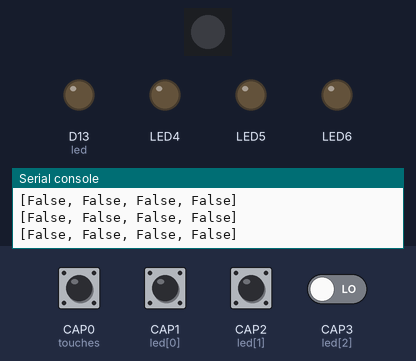
A program run on a simulated CircuitPython board. Shown: 1 RGB LEDs in strip order, left to right, output pins drawn as LEDs (lit = HIGH), the last lines printed to the serial console. The test bench sets the inputs (shaded band); at power-on: CAP0 (touches), CAP1 (led[0]), CAP2 (led[1]), CAP3 (led[2]) LOW. USB keyboard and mouse output is not drawn; touch pads read as touched when driven HIGH; pins used as bus, display or sensor lines are not drawn.

Above: at 2.2 s.
2.3 s: CAP1 (led[0]) pulled HIGH for 0.15 s
At 2.42 s:
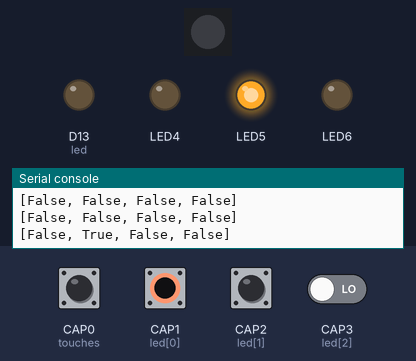
4.0 s: CAP2 (led[1]) pulled HIGH for 0.15 s
At 4.9 s:
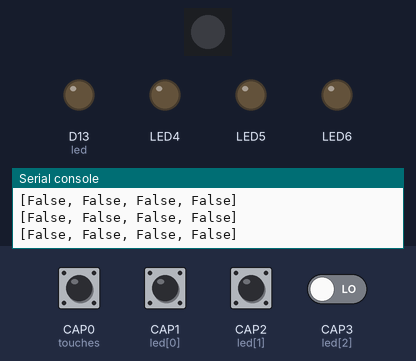
5.6 s: CAP0 (touches) pulled HIGH for 0.15 s
At 7.0 s:
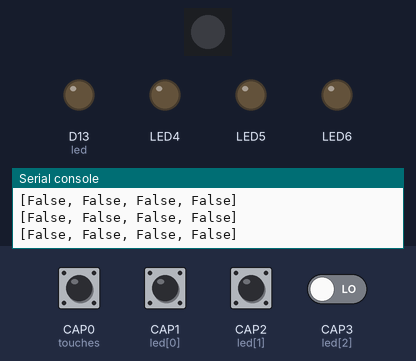
8.8 s: CAP0 (touches) driven HIGH and CAP2 (led[1]) driven HIGH
At 9.8 s:
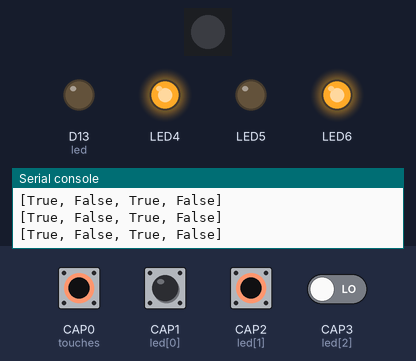
10.3 s: CAP1 (led[0]) pulled HIGH for 1 s
At 10.7 s:
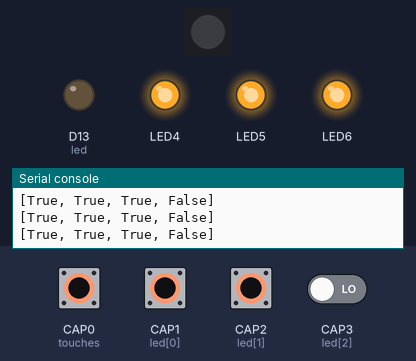
Timing chart, 0 to 13.3 s (numbered marks = the images above; inputs shaded):
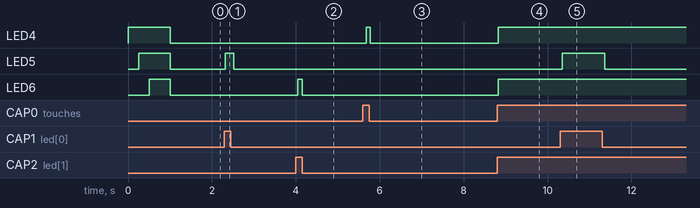

Measured:
- after the input at 2.3 s, LED5: LOW → HIGH at once, → LOW 0.20 s later
- after the input at 4.0 s, LED6: LOW → HIGH after 0.05 s, → LOW 0.10 s later
- after the input at 5.6 s, LED4: LOW → HIGH after 0.07 s, → LOW 0.10 s later
- after the input at 8.8 s, LED4, LED6: LOW → HIGH at once
- after the input at 10.3 s, LED5: LOW → HIGH after 0.05 s, → LOW 1.0 s later

The program:

code.py
```python
import os
import board
from digitalio import DigitalInOut, Direction
import time
import touchio
import busio
from adafruit_hid.keyboard import Keyboard
from adafruit_hid.keycode import Keycode
from adafruit_hid.keyboard_layout_us import KeyboardLayoutUS
from adafruit_hid.consumer_control import ConsumerControl
from adafruit_hid.consumer_control_code import ConsumerControlCode

# Set this to True to turn the touchpads into a keyboard
ENABLE_KEYBOARD = True

WINDOWS = "W"
MAC = "M"
LINUX = "L"  # and Chrome OS

# Set your computer type to one of the above
OS = WINDOWS

# Used if we do HID output, see below
if ENABLE_KEYBOARD:
    kbd = Keyboard()
    layout = KeyboardLayoutUS(kbd)

led = DigitalInOut(board.D13)
led.direction = Direction.OUTPUT

touches = [DigitalInOut(board.CAP0)]
for p in (board.CAP1, board.CAP2, board.CAP3):
    touches.append(touchio.TouchIn(p))

leds = []
for p in (board.LED4, board.LED5, board.LED6, board.LED7):
    led = DigitalInOut(p)
    led.direction = Direction.OUTPUT
    led.value = True
    time.sleep(0.25)
    leds.append(led)
for led in leds:
    led.value = False

cap_touches = [False, False, False, False]

# Setup SPI for DotStar
spi = busio.SPI(board.APA102_SCK, MOSI=board.APA102_MOSI)
while not spi.try_lock():
    pass
spi.configure(baudrate=4000000)

# Create a bytearray to store the frame
frame = bytearray(12)
# Start frame is all zeros
frame[0:4] = bytes([0, 0, 0, 0])
# LED frame starts with 111 (brightness control) and ends with the RGB values
frame[4:8] = bytes([0xFF, 0, 0, 0])
# End frame is all ones
frame[8:12] = bytes([0xFF, 0xFF, 0xFF, 0xFF])
# Send the frame to the DotStar LED
spi.write(frame)
# Unlock the SPI now that we're done
spi.unlock()

# ... Rest of your code ...
def read_caps():
    t0_count = 0
    t0 = touches[0]
    t0.direction = Direction.OUTPUT
    t0.value = True
    t0.direction = Direction.INPUT
    # funky idea but we can 'diy' the one non-hardware captouch device by hand
    # by reading the drooping voltage on a tri-state pin.
    t0_count = t0.value + t0.value + t0.value + t0.value + t0.value + \
               t0.value + t0.value + t0.value + t0.value + t0.value + \
               t0.value + t0.value + t0.value + t0.value + t0.value
    cap_touches[0] = t0_count > 2
    cap_touches[1] = touches[1].raw_value > 3000
    cap_touches[2] = touches[2].raw_value > 3000
    cap_touches[3] = touches[3].raw_value > 3000
    return cap_touches

def type_alt_code(code):
    kbd.press(Keycode.ALT)
    for c in str(code):
        if c == '0':
            keycode = Keycode.KEYPAD_ZERO
        elif '1' <= c <= '9':
            keycode = Keycode.KEYPAD_ONE + ord(c) - ord('1')
        else:
            raise RuntimeError("Only number codes permitted!")
        kbd.press(keycode)
        kbd.release(keycode)
    kbd.release_all()

cc = ConsumerControl()

while True:
    caps = read_caps()
    print(caps)
    # light up the matching LED
    for i,c in enumerate(caps):
        leds[i].value = c
    if caps[0]:
        if ENABLE_KEYBOARD:
            if OS == WINDOWS:
                #type_alt_code(234)
                #type_alt_code(129297)
                cc.send(ConsumerControlCode.VOLUME_DECREMENT)
            elif OS == MAC:
                kbd.send(Keycode.ALT, Keycode.Z)
            elif OS == LINUX:
                kbd.press(Keycode.CONTROL, Keycode.SHIFT)
                kbd.press(Keycode.U)
                kbd.release_all()
                kbd.send(Keycode.TWO)
                kbd.send(Keycode.ONE)
                kbd.send(Keycode.TWO)
                kbd.send(Keycode.SIX)
                kbd.send(Keycode.ENTER)
    if caps[1]:
        if ENABLE_KEYBOARD:
            if OS == WINDOWS:
                #type_alt_code(230)
                cc.send(ConsumerControlCode.VOLUME_INCREMENT)
            elif OS == MAC:
                kbd.send(Keycode.ALT, Keycode.M)
            elif OS == LINUX:
                kbd.press(Keycode.CONTROL, Keycode.SHIFT)
                kbd.press(Keycode.U)
                kbd.release_all()
                kbd.send(Keycode.ZERO)
                kbd.send(Keycode.THREE)
                kbd.send(Keycode.B)
                kbd.send(Keycode.C)
                kbd.send(Keycode.ENTER)
    if caps[2]:
        if ENABLE_KEYBOARD:
            if OS == WINDOWS:
                #type_alt_code(227)
                cc.send(ConsumerControlCode.MUTE)
            elif OS == MAC:
                kbd.send(Keycode.ALT, Keycode.P)
            elif OS == LINUX:
                kbd.press(Keycode.CONTROL, Keycode.SHIFT)
                kbd.press(Keycode.U)
                kbd.release_all()
                kbd.send(Keycode.ZERO)
                kbd.send(Keycode.THREE)
                kbd.send(Keycode.C)
                kbd.send(Keycode.ZERO)
                kbd.send(Keycode.ENTER)
    if caps[3]:
        if ENABLE_KEYBOARD:
            kbd.send(Keycode.ALT, Keycode.A)
            #layout.write('https://www.digikey.com/python\n')
            #layout.write('metaverseprofessional.tech')
    time.sleep(0.1)
```
